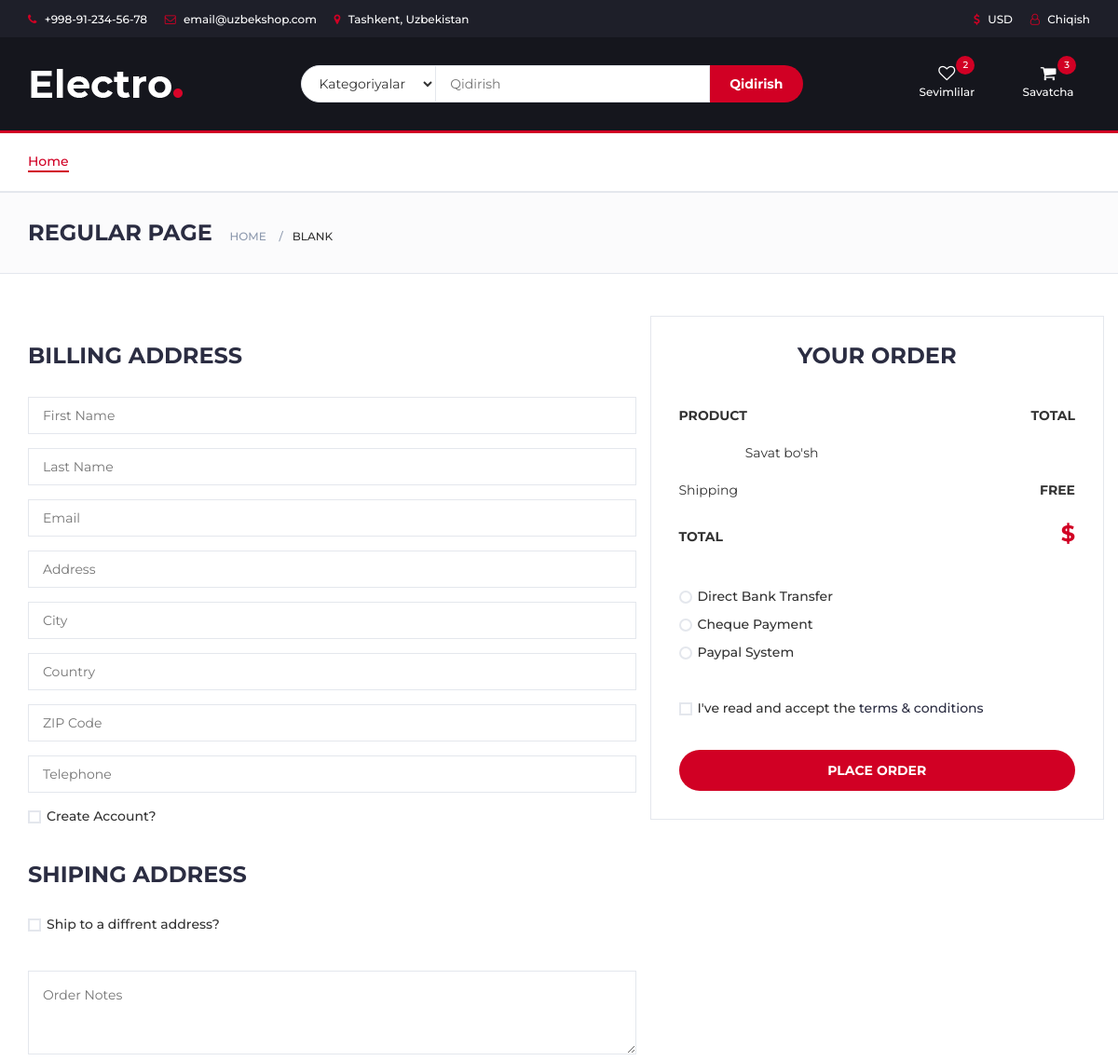
/cart/ (signed in, upper part), run on an earlier commit of the app's database.
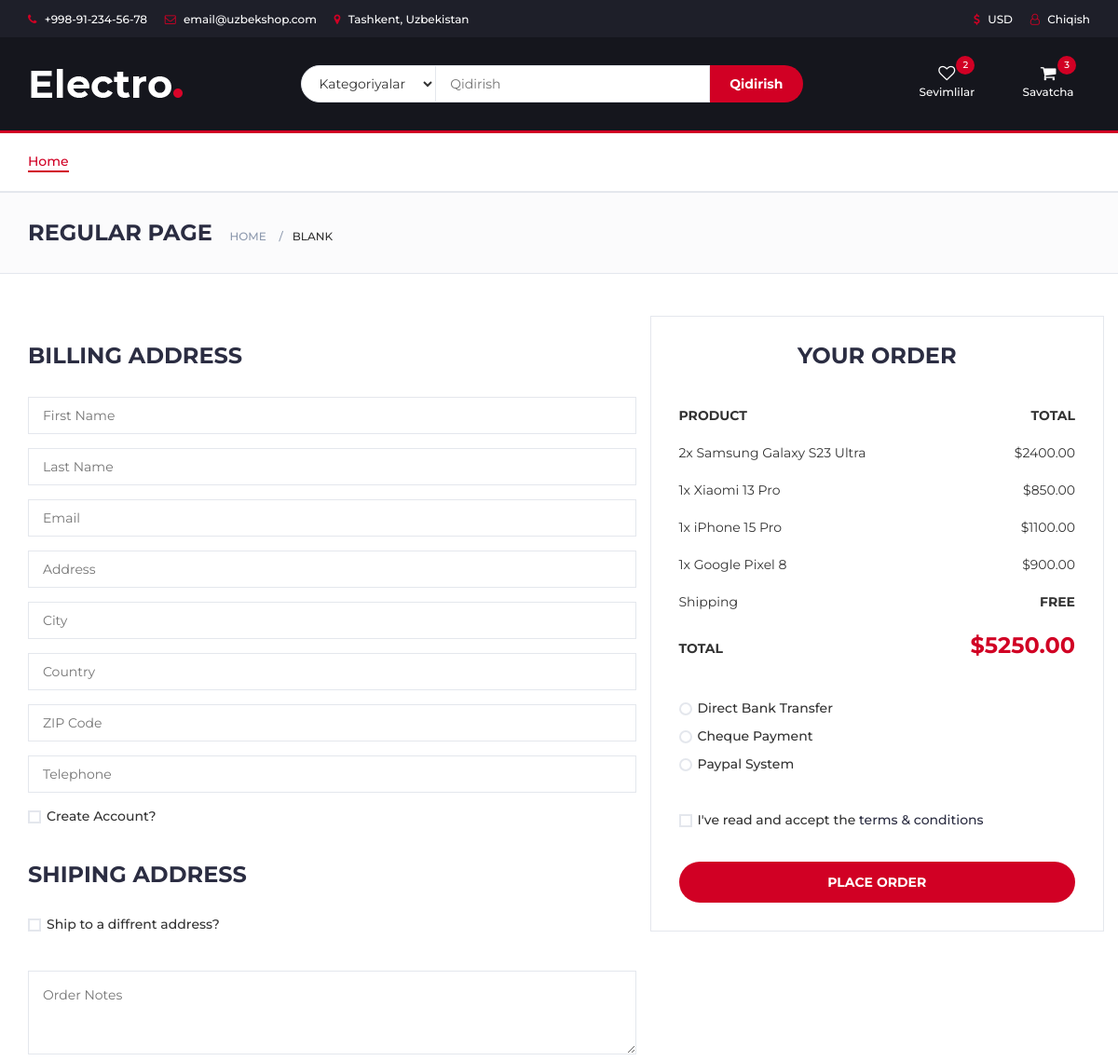
And on a later commit of the database.
### apps/models.py (models this page shows, shortened)
class CartItem(models.Model):
    cart = models.ForeignKey(Cart, related_name="items", on_delete=models.CASCADE)
    product = models.ForeignKey(Product, on_delete=models.CASCADE)
    quantity = models.PositiveIntegerField(default=1)
    def get_total_price(self):
        return self.product.price * self.quantity

class Product(models.Model):
    name = models.CharField(max_length=255)
    description = models.TextField()
    price = models.DecimalField(max_digits=10, decimal_places=2)
    category = models.ForeignKey(ProductCategory, related_name='products', on_delete=models.CASCADE)
    stock_quantity = models.PositiveIntegerField()

### apps/views.py (the view)
# urls.py: path('cart/', views.cart_detail, name='cart'),
@login_required
def cart_detail(request):
    cart = Cart.objects.filter(user=request.user).first()  # Foydalanuvchining savatini olish
    if not cart:
        return render(request, 'checkout.html', {'error': 'Savatda mahsulotlar mavjud emas'})
    cart_items = cart.items.all()  # Savatdagi mahsulotlar
    total_price = cart.get_total_price()  # Savatdagi jami narx
    context = {
        'cart_items': cart_items,
        'total_price': total_price
    }
    return render(request, 'checkout.html', context)

### apps/models.py (called while the page is built)
    def get_total_price(self):
        return sum(item.get_total_price() for item in self.items.all())

### templates/checkout.html (shortened to what this page needs)
{% extends 'base.html' %}
{% block content %}
		<div class="section">
			<div class="container">
				<div class="row">
					<div class="col-md-7">
						<div class="billing-details">
							<div class="section-title">
								<h3 class="title">Billing address</h3>
							</div>
							<div class="form-group">
								<input class="input" type="text" name="first-name" placeholder="First Name">
							</div>
							<div class="form-group">
								<input class="input" type="text" name="last-name" placeholder="Last Name">
							</div>
							<div class="form-group">
								<input class="input" type="email" name="email" placeholder="Email">
							</div>
							<div class="form-group">
								<input class="input" type="text" name="address" placeholder="Address">
							</div>
							<div class="form-group">
								<input class="input" type="text" name="city" placeholder="City">
							</div>
							<div class="form-group">
								<input class="input" type="text" name="country" placeholder="Country">
							</div>
							<div class="form-group">
								<input class="input" type="text" name="zip-code" placeholder="ZIP Code">
							</div>
							<div class="form-group">
								<input class="input" type="tel" name="tel" placeholder="Telephone">
							</div>
							<div class="form-group">
								<div class="input-checkbox">
									<label for="create-account">
										<span></span>
										Create Account?
									</label>
								</div>
							</div>
						</div>
						<div class="shiping-details">
							<div class="section-title">
								<h3 class="title">Shiping address</h3>
							</div>
							<div class="input-checkbox">
								<label for="shiping-address">
									<span></span>
									Ship to a diffrent address?
								</label>
							</div>
						</div>
						<div class="order-notes">
							<textarea class="input" placeholder="Order Notes"></textarea>
						</div>
					</div>
<div class="col-md-5 order-details">
    <div class="section-title text-center">
        <h3 class="title">Your Order</h3>
    </div>
    <div class="order-summary">
        <div class="order-col">
            <div><strong>PRODUCT</strong></div>
            <div><strong>TOTAL</strong></div>
        </div>
        <div class="order-products">
            {% for item in cart_items %}
            <div class="order-col">
                <div>{{ item.quantity }}x {{ item.product.name }}</div>
                <div>${{ item.get_total_price }}</div>
            </div>
            {% empty %}
            <div class="order-col">
                <div>Savat bo'sh</div>
            </div>
            {% endfor %}
        </div>
        <div class="order-col">
            <div>Shipping</div>
            <div><strong>FREE</strong></div>
        </div>
        <div class="order-col">
            <div><strong>TOTAL</strong></div>
            <div><strong class="order-total">${{ total_price }}</strong></div>
        </div>
    </div>
    <div class="payment-method">
        <div class="input-radio">
            <label for="payment-1">
                <span></span>
                Direct Bank Transfer
            </label>
        </div>
        <div class="input-radio">
            <label for="payment-2">
                <span></span>
                Cheque Payment
            </label>
        </div>
        <div class="input-radio">
            <label for="payment-3">
                <span></span>
                Paypal System
            </label>
        </div>
    </div>
    <div class="input-checkbox">
        <label for="terms">
            <span></span>
            I've read and accept the <a href="#">terms & conditions</a>
        </label>
    </div>
    <a href="#" class="primary-btn order-submit">Place order</a>
</div>
				</div>
			</div>
		</div>
{% endblock %}

### templates/base.html (shortened to what this page needs)
{% load static %}
<!DOCTYPE html>
<html lang="en">
	<head>
		 <link type="text/css" rel="stylesheet" href="{% static 'css/bootstrap.min.css' %}"/>
		 <link type="text/css" rel="stylesheet" href="{% static 'css/slick.css' %}"/>
		 <link type="text/css" rel="stylesheet" href="{% static 'css/slick-theme.css' %}"/>
		 <link type="text/css" rel="stylesheet" href="{% static 'css/nouislider.min.css' %}"/>
		 <link rel="stylesheet" href="{% static 'css/font-awesome.min.css' %}"/>
		 <link type="text/css" rel="stylesheet" href="{% static 'css/style.css' %}"/>
    </head>
	<body>
		<header>
			<div id="top-header">
				<div class="container">
					<ul class="header-links pull-left">
						<li><a href="#"><i class="fa fa-phone"></i> +998-91-234-56-78</a></li>
						<li><a href="#"><i class="fa fa-envelope-o"></i> email@uzbekshop.com</a></li>
						<li><a href="#"><i class="fa fa-map-marker"></i> Tashkent, Uzbekistan</a></li>
					</ul>
					<ul class="header-links pull-right">
						<li><a href="#"><i class="fa fa-dollar"></i> USD</a></li>
						{% if user.is_authenticated %}
							<li><a href="{% url 'logout' %}"><i class="fa fa-user-o"></i> Chiqish</a></li>
						{% else %}
							<li><a href="{% url 'login' %}"><i class="fa fa-user-o"></i> Kirish</a></li>
						{% endif %}
					</ul>
				</div>
			</div>
			<div id="header">
				<div class="container">
					<div class="row">
						<div class="col-md-3">
							<div class="header-logo">
								<a href="#" class="logo">
									<img src="{% static 'img/logo.png' %}" alt="UzbekShop">
								</a>
							</div>
						</div>
						<div class="col-md-6">
							<div class="header-search">
								<form>
									<select class="input-select">
										<option value="0">Kategoriyalar</option>
									</select>
									<input class="input" placeholder="Qidirish">
									<button class="search-btn">Qidirish</button>
								</form>
							</div>
						</div>
						<div class="col-md-3 clearfix">
							<div class="header-ctn">
								<div>
									<a href="#">
										<i class="fa fa-heart-o"></i>
										<span>Sevimlilar</span>
										<div class="qty">2</div>
									</a>
								</div>
								<div class="dropdown">
									<a class="dropdown-toggle" data-toggle="dropdown" aria-expanded="true">
										<i class="fa fa-shopping-cart"></i>
										<span>Savatcha</span>
										<div class="qty">3</div>
									</a>
								</div>
							</div>
						</div>
					</div>
				</div>
			</div>
		</header>
		<nav id="navigation">
			<div class="container">
				<div id="responsive-nav">
					<ul class="main-nav nav navbar-nav">
						<li class="active"><a href="{% url 'home' %}">Home</a></li>
					</ul>
				</div>
			</div>
		</nav>
		<div id="breadcrumb" class="section">
			<div class="container">
				<div class="row">
					<div class="col-md-12">
						<h3 class="breadcrumb-header">Regular Page</h3>
						<ul class="breadcrumb-tree">
							<li><a href="#">Home</a></li>
							<li class="active">Blank</li>
						</ul>
					</div>
				</div>
			</div>
		</div>
		{% block content %}
		{% endblock %}
	</body>
</html>

What changed in the data, as far as the page shows it:
added CartItem: quantity "2", product.name "Samsung Galaxy S23 Ultra", get_total_price "2400.00"
added CartItem: quantity "1", product.name "Xiaomi 13 Pro", get_total_price "850.00"
added CartItem: quantity "1", product.name "iPhone 15 Pro", get_total_price "1100.00"
added CartItem: quantity "1", product.name "Google Pixel 8", get_total_price "900.00"
Also different on the page:
{{ total_price }}: (not shown) → "5250.00"
text no longer shown: "Savat bo'sh"
